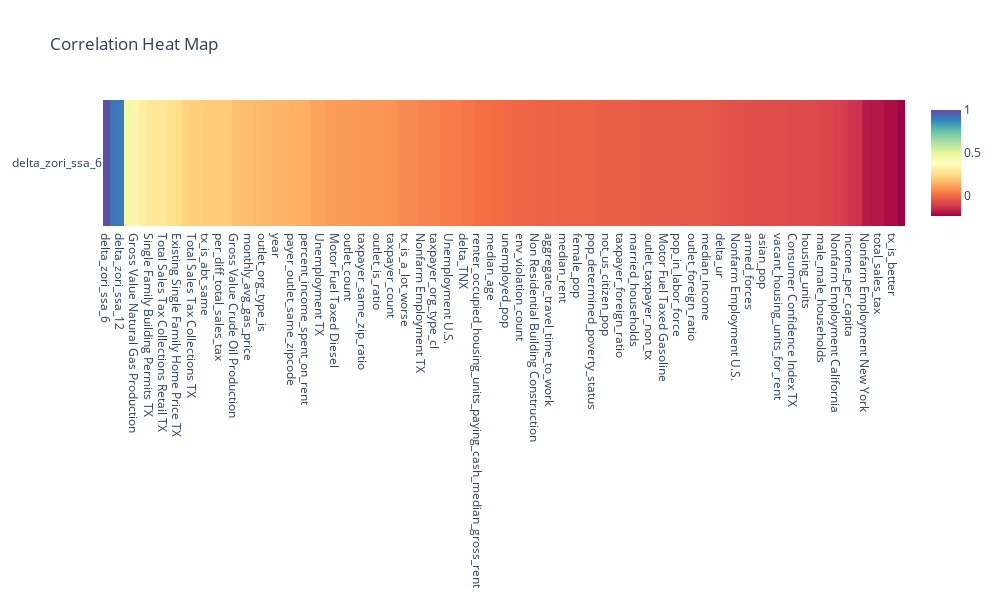

The code cell stored with this chart in its notebook:
### Code cell
corrs = merged.drop(['Time','zip_code'], axis = 1).corr()

px.imshow(corrs[['delta_zori_ssa_6']].sort_values(by = 'delta_zori_ssa_6',ascending = False).T
          ,aspect = 1,width = 1000,height = 600,color_continuous_scale = 'spectral',title = 'Correlation Heat Map')

### Figure 1 — Plotly figure (JSON) as saved in the notebook; plotly's stock layout.template omitted (floating-point values rounded to 4 significant figures)
{"data": [{"coloraxis": "coloraxis", "hovertemplate": "x: %{x}<br>y: %{y}<br>color: %{z}<extra></extra>", "name": "0", "type": "heatmap", "x": ["delta_zori_ssa_6", "delta_zori_ssa", "delta_zori_ssa_12", "delta_sap_case_shiller_index", "Gross Value Natural Gas Production", "caseCount", "Single Family Building Permits TX", "fatalities", "Total Sales Tax Collections Retail TX", "sap_case_shiller_index", "Existing Single Family Home Price TX", "Consumer Price Index U.S.", "Total Sales Tax Collections TX", "Consumer Price Index TX", "tx_is_abt_same", "tx_is_dont_know", "per_diff_total_sales_tax", "zori_ssa", "Gross Value Crude Oil Production", "Retail Gasoline Price TX", "monthly_avg_gas_price", "Multi Family Building Permits TX", "outlet_org_type_is", "taxpayer_org_type_is", "year", "Retail Diesel Price TX", "payer_outlet_same_zipcode", "Existing Single Family Home Sales TX", "percent_income_spent_on_rent", "sales_tax_rate", "Unemployment TX", "tx_is_a_little_worse", "Motor Fuel Taxed Diesel", "delta_monthly_avg_gas_price", "outlet_count", "tx_is_worse", "taxpayer_same_zip_ratio", "taxpayer_is_ratio", "outlet_is_ratio", "outlet_org_type_cl", "taxpayer_count", "black_pop", "tx_is_a_lot_worse", "high_school_diploma", "Nonfarm Employment TX", "Nonfarm Employment Texas", "taxpayer_org_type_cl", "taxpayer_org_type_foreign", "Unemployment U.S.", "households_public_asst_or_food_stamps", "delta_TNX", "ur", "renter_occupied_housing_units_paying_cash_median_gross_rent", "children", "median_age", "poverty", "unemployed_pop", "amerindian_pop", "env_violation_count", "owner_occupied_housing_units", "Non Residential Building Construction", "female_female_households", "aggregate_travel_time_to_work", "outlet_org_type_foreign", "median_rent", "hispanic_pop", "female_pop", "outlet_cl_ratio", "pop_determined_poverty_status", "white_pop", "not_us_citizen_pop", "male_pop", "taxpayer_foreign_ratio", "precipMM", "married_households", "Nonfarm Employment Florida", "outlet_taxpayer_non_tx", "Consumer Confidence Index US", "Motor Fuel Taxed Gasoline", "taxpayer_cl_ratio", "pop_in_labor_force", "employed_pop", "outlet_foreign_ratio", "median_year_structure_built", "median_income", "outlet_non_tx_ratio", "delta_ur", "other_race_pop", "Nonfarm Employment U.S.", "mintempC", "armed_forces", "Consumer Confidence West South Central", "asian_pop", "maxtempC", "vacant_housing_units_for_rent", "occupied_housing_units", "Consumer Confidence Index TX", "gini_index", "housing_units", "commuters_by_public_transportation", "male_male_households", "TNX", "Nonfarm Employment California", "bachelors_degree", "income_per_capita", "tx_is_a_lot_better", "Nonfarm Employment New York", "Nonfarm Employment Illinois", "total_sales_tax", "total_sales_tax_last_year", "tx_is_better", "tx_is_a_little_better"], "xaxis": "x", "y": ["delta_zori_ssa_6"], "yaxis": "y", "z": [[1, 0.9131, 0.9051, 0.4553, 0.3414, 0.3139, 0.295, 0.2858, 0.2836, 0.2614, 0.2523, 0.2266, 0.216, 0.2157, 0.2062, 0.2058, 0.2044, 0.2039, 0.1802, 0.1724, 0.1724, 0.1634, 0.1558, 0.1551, 0.1517, 0.1515, 0.1405, 0.1338, 0.1328, 0.1122, 0.1103, 0.1016, 0.1, 0.09892, 0.09799, 0.09377, 0.0899, 0.08914, 0.08689, 0.0838, 0.08284, 0.06666, 0.06206, 0.06013, 0.05363, 0.0536, 0.0524, 0.04045, 0.03628, 0.03541, 0.02896, 0.02505, 0.01218, 0.008433, 0.006994, 0.004542, -0.001645, -0.005815, -0.01058, -0.01274, -0.01311, -0.0171, -0.01785, -0.01828, -0.01928, -0.02185, -0.023, -0.02342, -0.02552, -0.02918, -0.02944, -0.02998, -0.03054, -0.03081, -0.03311, -0.03657, -0.03888, -0.0404, -0.04048, -0.04139, -0.04207, -0.04329, -0.04423, -0.04436, -0.04584, -0.04952, -0.05639, -0.06292, -0.06311, -0.06746, -0.06835, -0.07221, -0.07324, -0.07396, -0.07737, -0.07759, -0.07963, -0.08082, -0.08382, -0.08745, -0.09203, -0.09291, -0.1036, -0.1155, -0.1321, -0.1408, -0.1827, -0.19, -0.1917, -0.2115, -0.2142, -0.2381]]}], "layout": {"coloraxis": {"colorscale": [[0, "rgb(158,1,66)"], [0.1, "rgb(213,62,79)"], [0.2, "rgb(244,109,67)"], [0.3, "rgb(253,174,97)"], [0.4, "rgb(254,224,139)"], [0.5, "rgb(255,255,191)"], [0.6, "rgb(230,245,152)"], [0.7, "rgb(171,221,164)"], [0.8, "rgb(102,194,165)"], [0.9, "rgb(50,136,189)"], [1, "rgb(94,79,162)"]]}, "height": 600, "title": {"text": "Correlation Heat Map"}, "width": 1000, "xaxis": {"anchor": "y", "domain": [0, 1]}, "yaxis": {"anchor": "x", "autorange": "reversed", "domain": [0, 1]}}}
